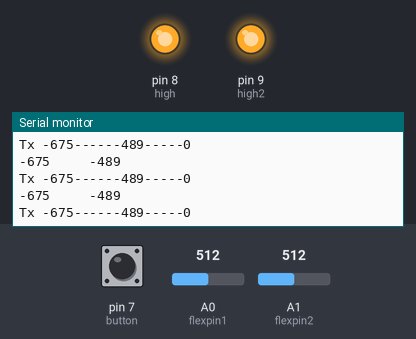
The sketch below on a simulated Arduino Uno, built with avr-gcc and run on an emulated ATmega328P. Shown: output pins drawn as LEDs (lit = HIGH), the last lines printed to the serial monitor. The inputs (shaded band) are chosen by the test bench; at power-on: A0 (flexpin1) = 512, pin 7 (button) LOW, A1 (flexpin2) = 512.

Above: at 1.2 s.
1.3 s: A0 (flexpin1) set to 796
At 2.4 s:
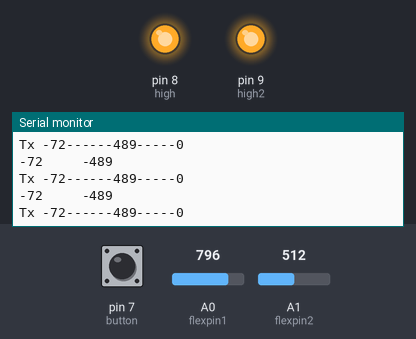
2.8 s: A0 (flexpin1) set to 816
At 3.4 s:
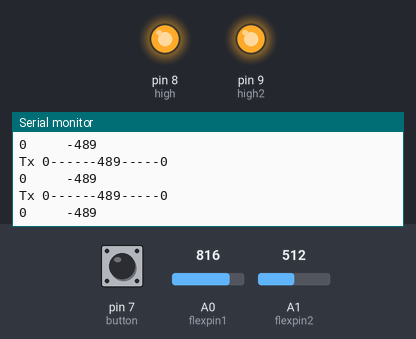
Timing chart, 0 to 5.8 s (numbered marks = the images above; inputs shaded):
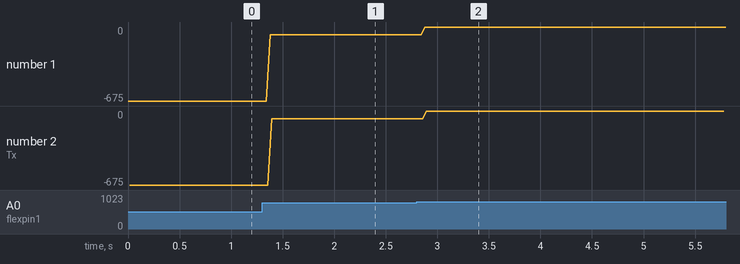

The sketch:

Glove.ino
```cpp
#include <SoftwareSerial.h>

SoftwareSerial BlueSelin(10, 11);

const int flexpin1 = A0;
const int flexpin2 = A1;
int flex[2];
int high = 8;
int high2 = 9;
int button = 7;
int state;
int distance;

void setup() {
  pinMode(high, OUTPUT);
  digitalWrite(high, HIGH);
  pinMode(high2, OUTPUT);
  digitalWrite(high2, HIGH);
  pinMode(button, INPUT);
  //pinMode(6,HIGH);
  //pinMode(5,LOW);
  Serial.begin(9600);
  BlueSelin.begin(9600);
}

void loop() {
  //Analog reading
  flex[0] = analogRead(flexpin1);
  flex[1] = analogRead(flexpin2);
  state = digitalRead(button);

  //Mapping sensor values in range of 0-255 for PWM
  flex[0] = map(flex[0], 830, 950, 0, 255);
  flex[1] = map(flex[1], 800, 950, 0, 255);

  //Arranging stop position of fingers
  if ( flex[0] < 50 && flex[0] > -50) {
    flex[0] = 0;
  }
  if ( flex[1] < 50 && flex[1] > -50) {
    flex[1] = 0;
  }

  //Serial Printing the sensor values
  Serial.print(flex[0]);
  Serial.print("     ");
  Serial.println(flex[1]);

  //Bluetooth transmitting the sensor values to the car
  BlueSelin.write(flex[0]);
  Serial.print("Tx ");
  Serial.print(flex[0]);
  BlueSelin.write(flex[1]);
  Serial.print("-----");
  Serial.print(flex[1]);
  BlueSelin.write(state);
  Serial.print("-----");
  Serial.println(state);
  delay(20);

/*
  //Receving distance value from the car.
  if (BlueSelin.available() > 0) {
    distance = BlueSelin.read();
    Serial.print("Received: ");
    Serial.print(distance);
  }

  //Blinking led according to the distance value
  if (distance < 5) {
    digitalWrite(led, HIGH);
    delay(50);
    digitalWrite(led, LOW);
    delay(50);
  }
  else if (distance >= 5 && distance < 10) {
    digitalWrite(led, HIGH);
    delay(200);
    digitalWrite(led, LOW);
    delay(200);
  }
  else if (distance >= 10 && distance < 20) {
    digitalWrite(led, HIGH);
    delay(500);
    digitalWrite(led, LOW);
    delay(500);
  }
  else if (distance >= 20) {
    digitalWrite(led, HIGH);
  }
 */
}
```

Measured:
- the behaviour switches between 806 and 807 on A0 (flexpin1) (found by bisection; images 1 and 2)
- after the input at 1.3 s, the serial monitor: prints a new line after 0.08 s (image 1)
- after the input at 2.8 s, the serial monitor: prints a new line after 0.08 s (image 2)
- plotted number 1: -675 → -72 after the input at 1.3 s
- plotted number 2: -675 → -72 after the input at 1.3 s
